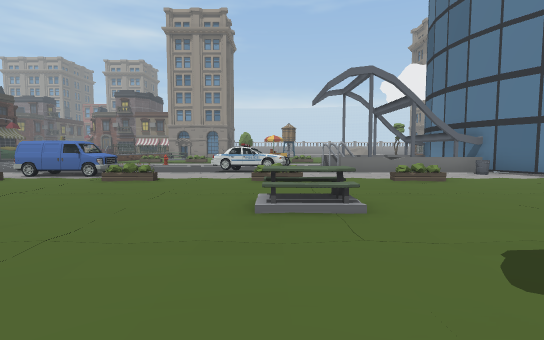
View 1 (above)

24 first-person views from a walk through a 3-D level made in the Unity game engine. The camera is 1.4 m above the floor, tilts 4° down and sees 85° across. The floor is counted in squares, 2 m on a side. Each view is taken from the middle of a square. On the plan, view 1 faces up. The plan holds only what a view shows up to about 10 squares ahead; the rest is blank. The place goes on beyond the plan. Some animated figures are left out.

View 2
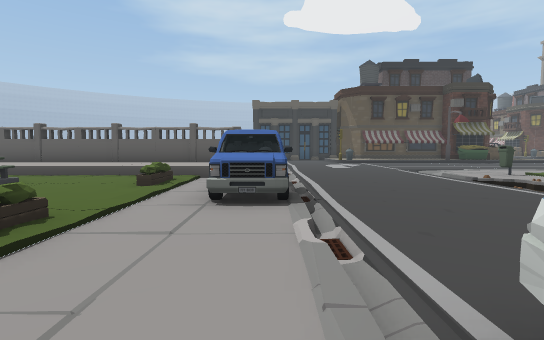

View 3
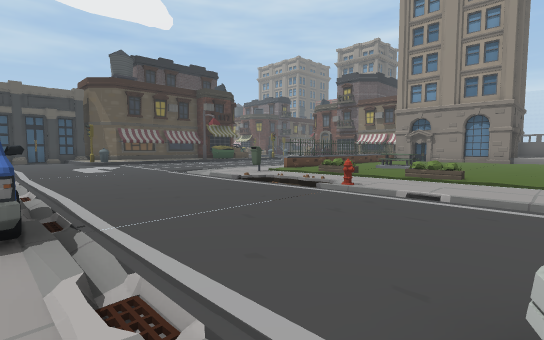

View 4
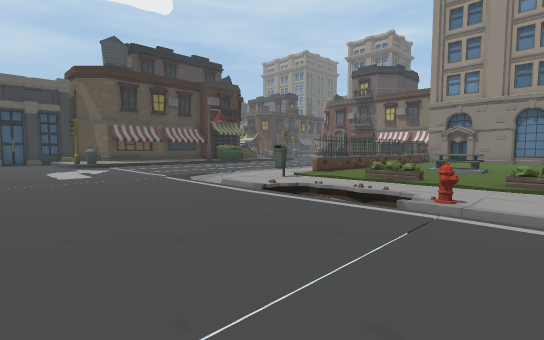

View 5
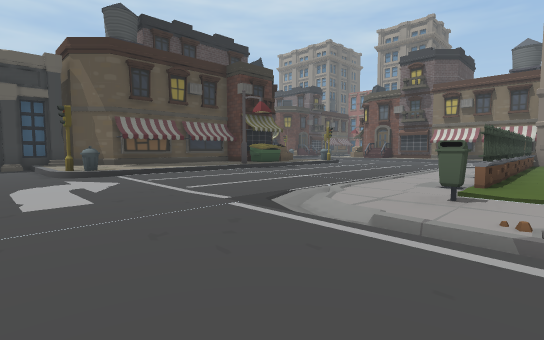

View 6
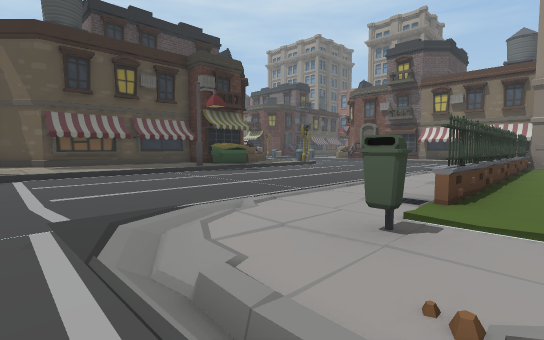

View 7
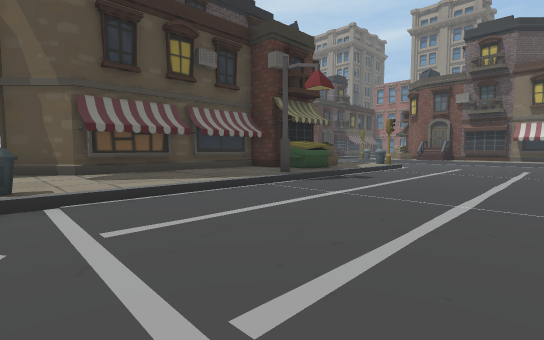

View 8
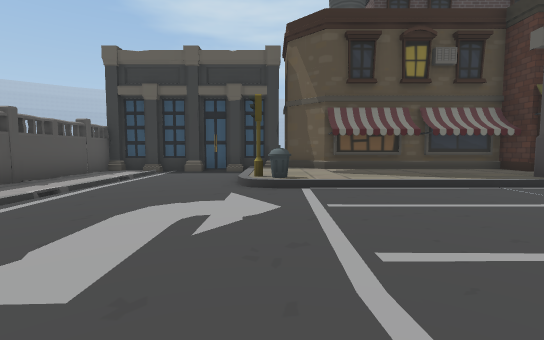

View 9
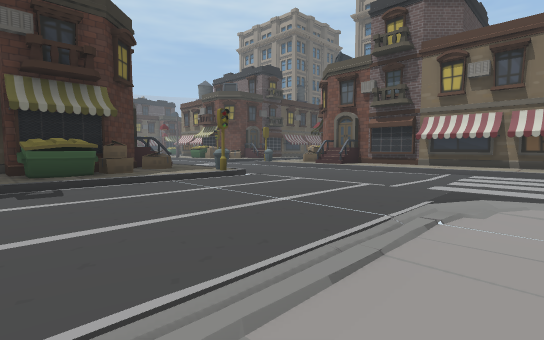

View 10
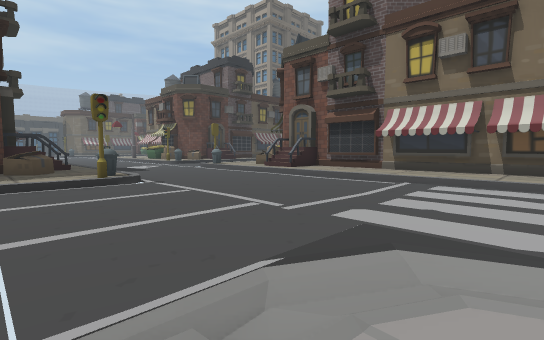

View 11
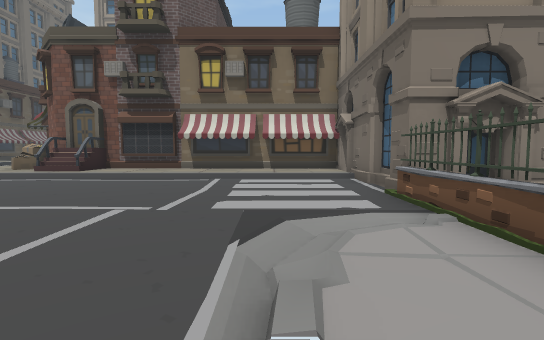

View 12
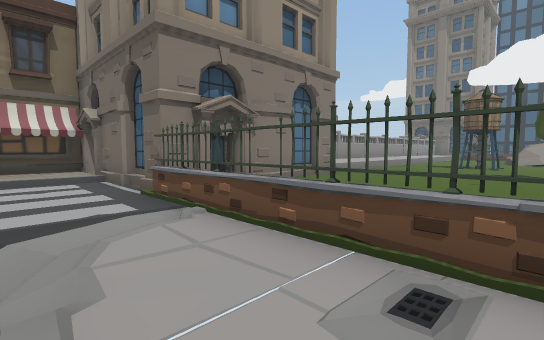

View 13
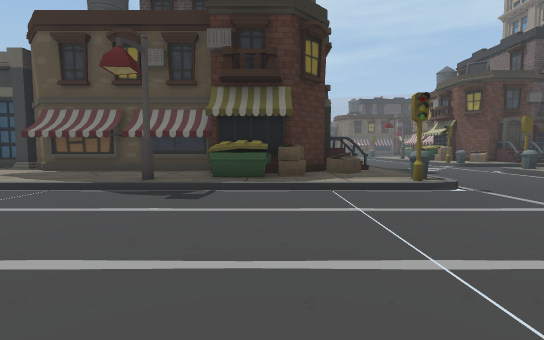

View 14
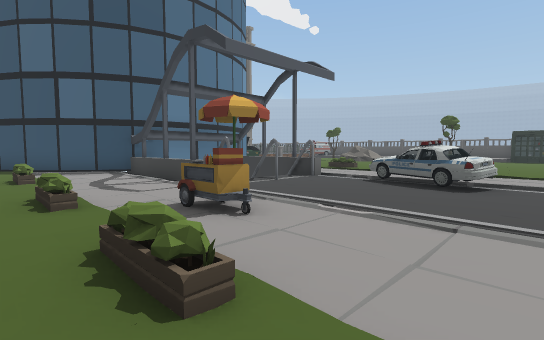

View 15
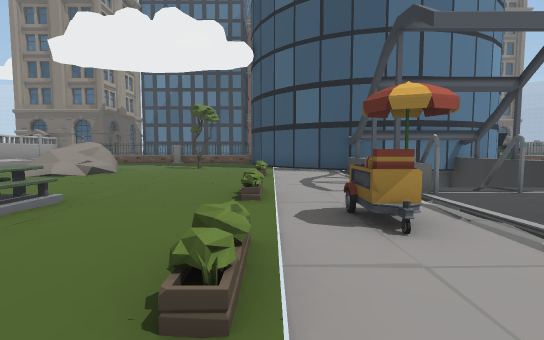

View 16
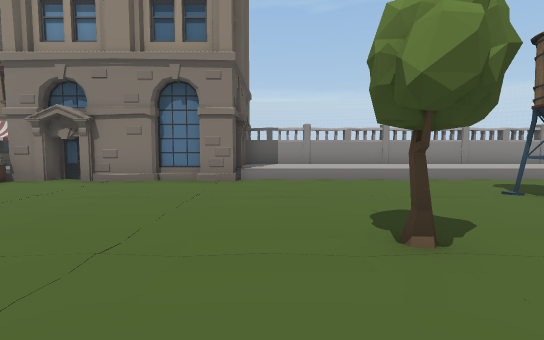

View 17
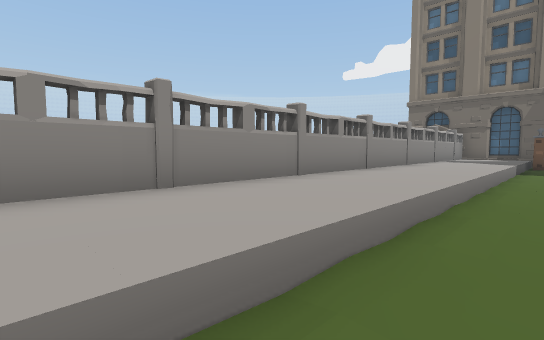

View 18
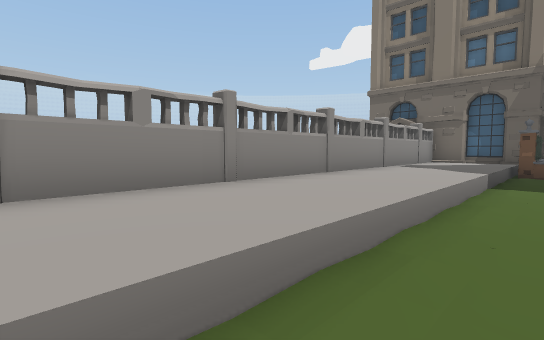

View 19
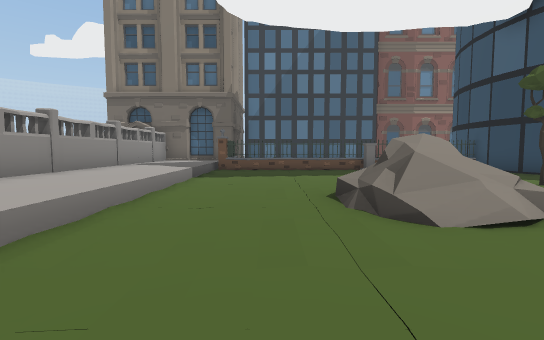

View 20
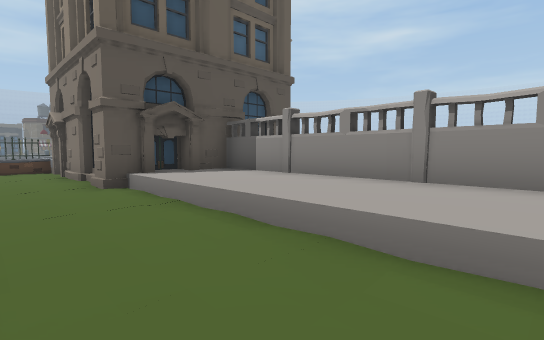

View 21
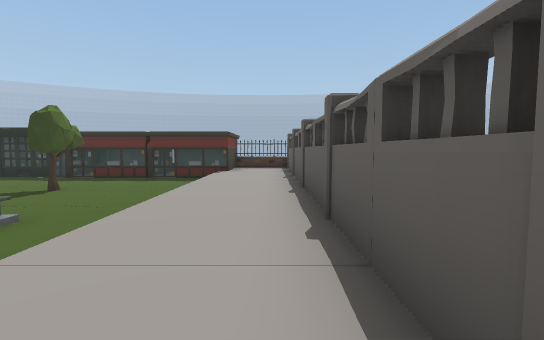

View 22
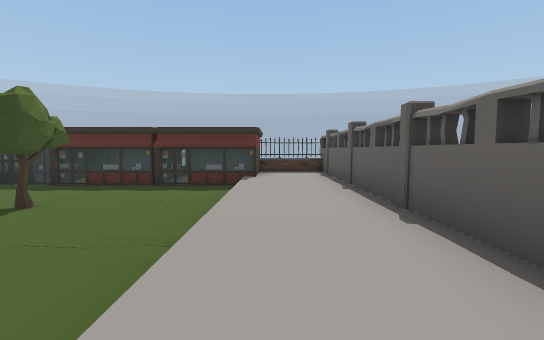

View 23
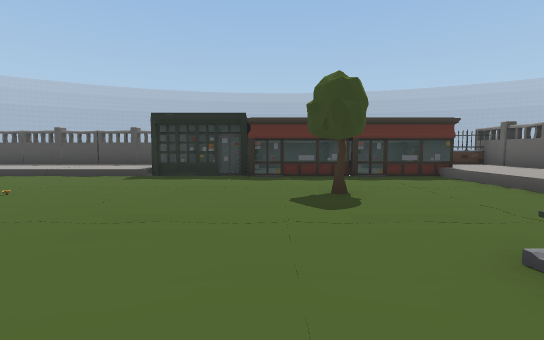

View 24
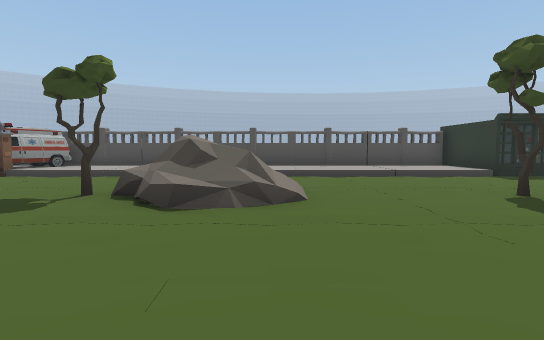

### Floor plan
Key: @ floor where view 1 was taken; # wall or solid block; x gap in a wall; . main floor; : floor 0.25 m higher than the main floor; + floor 0.5 m higher than the main floor; * floor 0.75 m higher than the main floor; / step, stairs or slope; = window, fence, low wall or low ledge; ^ raised ledge; v drop or lower ground; C car; A van; B box; U dumpster; T tree; F fence; O other object.
Columns run from 21 left of view 1 to 14 right of it. Each row starts with its distance up from view 1.
 31    ##########
 30   B:^:: :  :#
 29 x=::/:::::::#
 28 ............##   ###################
 27 .............#  ##*****************#
 26 ............O#OO#O:::::::::::::::F#
 25 ............#       :   :
 24 //::#.....//#          :
 23 ##B::...../.#
 22  ##::...../.#
 21   ##:...../ O
 20  ##U:...../ #
 19  #::#...../.O     :  OO
 18  #:::...../ #
 17  ##::...../ O     :             ##
 16  #:::.....////OO/O/          /##
 15  ##::...../:O://.    O       ##
 14 ##:::.....///v//O.:.::.     ##
 13 #:::#..................##==##
 12 #.......................#   #
 11 #........................   #
 10 #..................CCCCx#OO##
  9 O             AAA  :.      O##
  8 #. O      O     A            #
  7  ====     #**/O
  6           #**
  5           #**:   :        :
  4           #**:O
  3           #**:
  2           #**:
  1           #**:       OT
  0           #**:       @
 -1           #**:
 -2           #**:                    C
 -3           #**==#==OOO++/+++   +++FC
 -4           #**###  OOO++++++   +++CC
 -5           ########O O#############

Positions as (right, up) in squares from view 1, and headings:
1: (0, 0), facing up
2: (-1, 9), facing left
3: (-2, 9), facing up-left
4: (-4, 10), facing up-left
5: (-8, 11), facing up-left
6: (-8, 13), facing up-left
7: (-12, 13), facing up-left
8: (-11, 13), facing left
9: (-10, 19), facing up-left
10: (-10, 22), facing up-left
11: (-11, 21), facing up
12: (-11, 21), facing up-right
13: (-11, 21), facing left
14: (-3, 17), facing down-right
15: (-3, 16), facing right
16: (-3, 19), facing up
17: (-1, 25), facing up-right
18: (3, 25), facing up-right
19: (2, 24), facing right
20: (2, 24), facing up-left
21: (-10, 7), facing down
22: (-9, 5), facing down
23: (-4, 5), facing down
24: (5, 5), facing down
